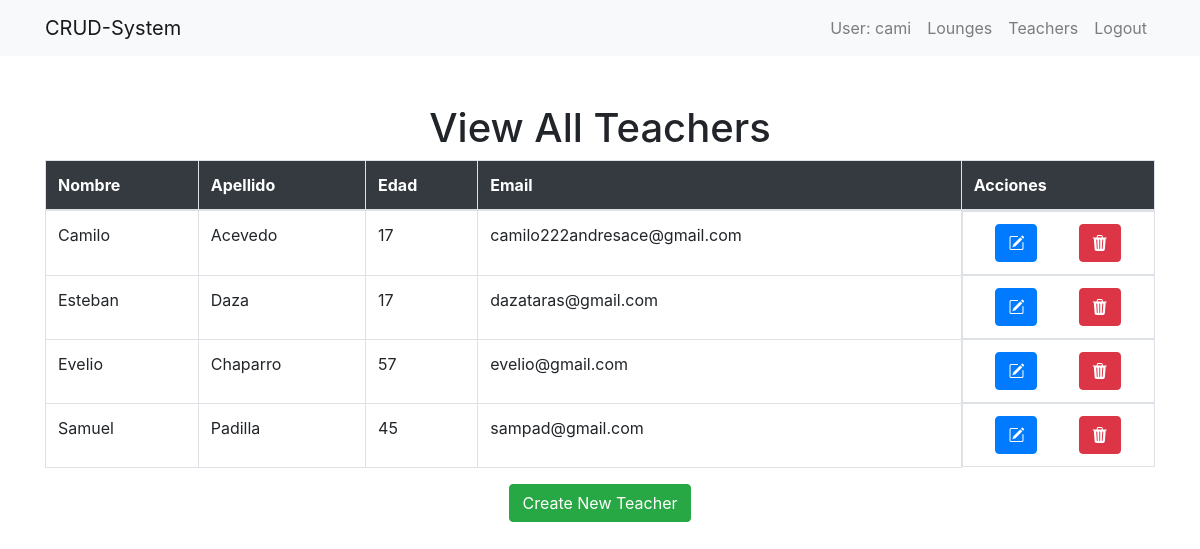
Screenshot of /teachers/viewAllTeachers/ (signed in) with the database file from the repository.
### Profesores/models.py (models this page shows)
class Teacher(models.Model):
    name = models.CharField(max_length=300)
    lastname = models.CharField(max_length=200)
    age = models.IntegerField(max_length=3)
    email = models.CharField(max_length=300)

### Profesores/views.py (the view)
# urls.py: path('viewAllTeachers/', v.returnsAllTeachers, name='indexTeachers'),
def returnsAllTeachers(request):
    teachers = Teacher.objects.all()
    return render(request, 'teachers.html', {
        'teachers': teachers
    })

### Profesores/templates/teachers.html (shortened to what this page needs)
<!DOCTYPE html>
<html lang="en">
<head>
    <link rel="stylesheet" href="https://cdn.jsdelivr.net/npm/bootstrap-icons@1.11.1/font/bootstrap-icons.css">
    <link rel="stylesheet" href="https://maxcdn.bootstrapcdn.com/bootstrap/4.5.2/css/bootstrap.min.css">
</head>
<body>
    {% include 'components/header.html' %}
    <div class="container mt-5">
        <h1 class="text-center">View All Teachers</h1>
        <div class="table-responsive">
            <table class="table table-bordered">
                <thead class="bg-dark text-white">
                    <tr>
                        <th scope="col">Nombre</th>
                        <th scope="col">Apellido</th>
                        <th scope="col">Edad</th>
                        <th scope="col">Email</th>
                        <th scope="col">Acciones</th>
                    </tr>
                </thead>
                <tbody>
                    {% for teacher in teachers %}
                    <tr>
                        <td>{{teacher.name}}</td>
                        <td>{{teacher.lastname}}</td>
                        <td>{{teacher.age}}</td>
                        <td>{{teacher.email}}</td>
                        <td class="actions">
                            <form action="{% url 'teacherUpdate' teacher.id %}" method="POST">
                                <button type="submit" class="btn btn-primary"><i class="bi bi-pencil-square"></i></button>
                            </form>
                            <form action="{% url 'deleteTeacher' teacher.id %}" method="POST">
                                <button type="submit" class="btn btn-danger"><i class="bi bi-trash3-fill"></i></button>
                            </form>
                        </td>
                    </tr>
                    {% endfor %}
                </tbody>
            </table>
        </div>
        <div class="text-center">
            <a href="{% url 'createTeacherView' %}" class="btn btn-success">Create New Teacher</a>
        </div>
    </div>
</body>
</html>

### LoungeApp/templates/components/header.html (shortened to what this page needs)
<nav class="navbar navbar-expand-lg navbar-light bg-light">
    <div class="container">
        <a class="navbar-brand" href="#">CRUD-System</a>
        <div class="collapse navbar-collapse" id="navbarNav">
            <ul class="navbar-nav ml-auto">
                {% if user.is_authenticated %}
                <li class="nav-item">
                    <span class="nav-link">User: {{ user.username }}</span>
                </li>
                <li>
                    <a class="nav-link" href="{% url 'indexLounge' %}">Lounges</a>
                </li>
                <li>
                    <a class="nav-link" href="{% url 'indexTeachers' %}">Teachers</a>
                </li>
                <li class="nav-item">
                    <a class="nav-link" href="{% url 'logout' %}">Logout</a>
                </li>
                {% endif %}
            </ul>
        </div>
    </div>
</nav>

### Profesores/templates/teachers.html (style rules this page uses)
.actions { display: flex; justify-content: space-around; align-items: center; }

### rows the page displays
Teacher: name "Camilo", lastname "Acevedo", age "17", email "camilo222andresace@gmail.com"
Teacher: name "Esteban", lastname "Daza", age "17", email "dazataras@gmail.com"
Teacher: name "Evelio", lastname "Chaparro", age "57", email "evelio@gmail.com"
Teacher: name "Samuel", lastname "Padilla", age "45", email "sampad@gmail.com"

### other values shown
{{ user.username }} "cami"
